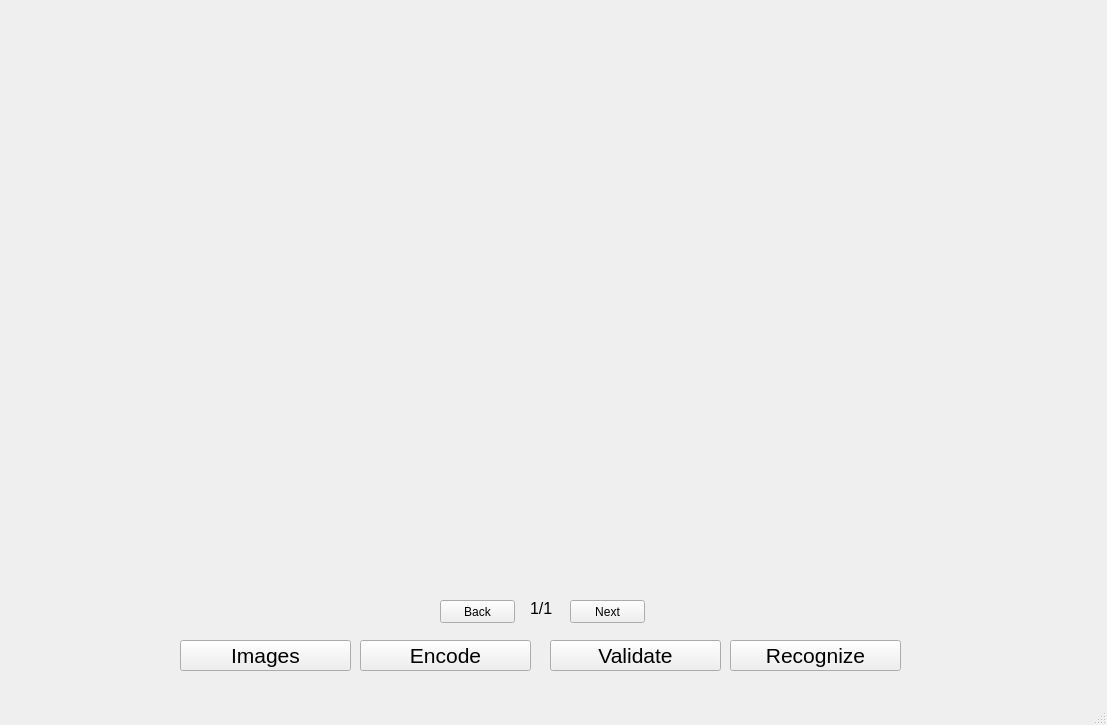
<?xml version="1.0" encoding="UTF-8"?>
<ui version="4.0">
 <class>MainWindow</class>
 <widget class="QMainWindow" name="MainWindow">
  <property name="geometry">
   <rect>
    <x>0</x>
    <y>0</y>
    <width>1107</width>
    <height>725</height>
   </rect>
  </property>
  <property name="windowTitle">
   <string>MainWindow</string>
  </property>
  <widget class="QWidget" name="centralwidget">
   <widget class="QPushButton" name="pushButton">
    <property name="geometry">
     <rect>
      <x>550</x>
      <y>640</y>
      <width>171</width>
      <height>31</height>
     </rect>
    </property>
    <property name="font">
     <font>
      <pointsize>16</pointsize>
     </font>
    </property>
    <property name="text">
     <string>Validate</string>
    </property>
   </widget>
   <widget class="QPushButton" name="pushButton_2">
    <property name="geometry">
     <rect>
      <x>180</x>
      <y>640</y>
      <width>171</width>
      <height>31</height>
     </rect>
    </property>
    <property name="font">
     <font>
      <pointsize>16</pointsize>
     </font>
    </property>
    <property name="text">
     <string>Images</string>
    </property>
   </widget>
   <widget class="QPushButton" name="pushButton_3">
    <property name="geometry">
     <rect>
      <x>730</x>
      <y>640</y>
      <width>171</width>
      <height>31</height>
     </rect>
    </property>
    <property name="font">
     <font>
      <pointsize>16</pointsize>
     </font>
    </property>
    <property name="text">
     <string>Recognize</string>
    </property>
   </widget>
   <widget class="QLabel" name="label">
    <property name="geometry">
     <rect>
      <x>10</x>
      <y>10</y>
      <width>1081</width>
      <height>581</height>
     </rect>
    </property>
    <property name="text">
     <string/>
    </property>
    <property name="alignment">
     <set>Qt::AlignCenter</set>
    </property>
   </widget>
   <widget class="QPushButton" name="pushButton_4">
    <property name="geometry">
     <rect>
      <x>570</x>
      <y>600</y>
      <width>75</width>
      <height>23</height>
     </rect>
    </property>
    <property name="text">
     <string>Next</string>
    </property>
   </widget>
   <widget class="QPushButton" name="pushButton_5">
    <property name="geometry">
     <rect>
      <x>360</x>
      <y>640</y>
      <width>171</width>
      <height>31</height>
     </rect>
    </property>
    <property name="font">
     <font>
      <pointsize>16</pointsize>
     </font>
    </property>
    <property name="text">
     <string>Encode</string>
    </property>
   </widget>
   <widget class="QPushButton" name="pushButton_6">
    <property name="geometry">
     <rect>
      <x>440</x>
      <y>600</y>
      <width>75</width>
      <height>23</height>
     </rect>
    </property>
    <property name="text">
     <string>Back</string>
    </property>
   </widget>
   <widget class="QLabel" name="label_2">
    <property name="geometry">
     <rect>
      <x>530</x>
      <y>600</y>
      <width>49</width>
      <height>16</height>
     </rect>
    </property>
    <property name="font">
     <font>
      <pointsize>12</pointsize>
     </font>
    </property>
    <property name="text">
     <string>1/1</string>
    </property>
   </widget>
  </widget>
  <widget class="QMenuBar" name="menubar">
   <property name="geometry">
    <rect>
     <x>0</x>
     <y>0</y>
     <width>1107</width>
     <height>22</height>
    </rect>
   </property>
  </widget>
  <widget class="QStatusBar" name="statusbar"/>
 </widget>
 <resources/>
 <connections/>
</ui>
